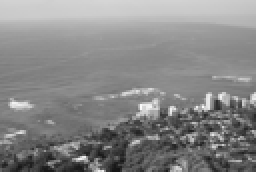
#> input picture Programming Assignments/Week 3/img1.png, 128 x 86 px (shown 2 times larger)
$ jupyter execute Lab_03_Q.ipynb   (shell and % lines are left out)
#> lines starting #> are read from the running program, lines starting #| are printed output that depends on the picture; after the words box and inside, x2 and y2 are one past the last pixel; in counts of white or black regions, pixels touching at a corner belong together
[cell 1]
import base64
import io
import imageio
from matplotlib import pyplot as plt

#changed from string input to file input for concise code

img1 = imageio.imread('./img1.png', format='PNG')
#> img1 is the input picture: shape (86, 128); min 20, max 253, mean 134.8
img2 = imageio.imread('./img2.png', format='PNG')
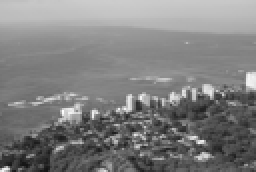
#> input picture Programming Assignments/Week 3/img2.png, 128 x 86 px (shown 2 times larger)
#> img2 is the input picture: shape (86, 128); min 20, max 254, mean 127.4
img3 = imageio.imread('./img3.png', format='PNG')
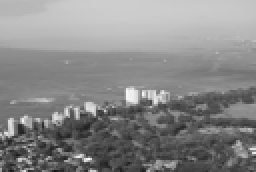
#> input picture Programming Assignments/Week 3/img3.png, 128 x 86 px (shown 2 times larger)
#> img3 is the input picture: shape (86, 128); min 22, max 255, mean 135.9

[cell 2]
# View images
f, (ax1, ax2, ax3) = plt.subplots(1, 3, figsize=(10, 10))

ax1.imshow(img1, cmap=plt.cm.gray, vmin=0, vmax=255)
ax1.set_title('img1')

ax2.imshow(img2, cmap=plt.cm.gray, vmin=0, vmax=255)
ax2.set_title('img2')

ax3.imshow(img3, cmap=plt.cm.gray, vmin=0, vmax=255)
ax3.set_title('img3')

plt.show()
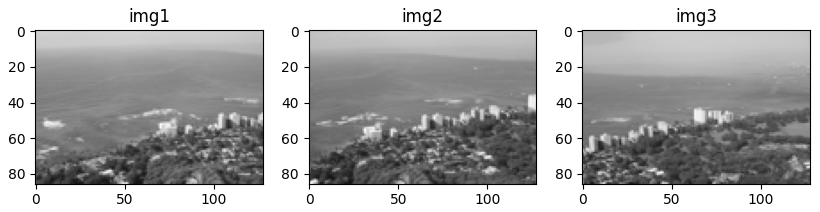
#> figure drawn by matplotlib, 3 panels

[cell 3]
# install necessary packages, use python3.7

[cell 4]
import numpy as np
from scipy.linalg import null_space
import cv2

def image_size(image):
    if image.ndim == 2:
        return image.shape
    else:
        return image.shape[:-1]


def sift(img1, img2):
    """
    Computes point correspondences between two images using sift

    Args:
        img1 (np.array): Query image
        img2 (np.array): Target image

    Returns:
        points (np.array): A 2 X num_matches X 2 array.
                           `points[0]` are keypoints in img1 and the corresponding
                            keypoints in img2 are `points[1]`
    """
    sift = cv2.xfeatures2d.SIFT_create()

    kp1, des1 = sift.detectAndCompute(img1, None)
    kp2, des2 = sift.detectAndCompute(img2, None)

    FLANN_INDEX_KDTREE = 0
    index_params = dict(algorithm=FLANN_INDEX_KDTREE, trees=5)
    search_params = dict(checks=50)

    flann = cv2.FlannBasedMatcher(index_params, search_params)

    matches = flann.knnMatch(des1, des2, k=2)

    good_matches = []
    for m, n in matches:
        if m.distance < 0.7 * n.distance:
            good_matches.append(m)

    correspondences = np.zeros((2, len(good_matches), 2))

    for i, match in enumerate(good_matches):
        correspondences[0, i, :] = np.flip(kp1[match.queryIdx].pt)
        correspondences[1, i, :] = np.flip(kp2[match.trainIdx].pt)

    return correspondences

# Lab 3
# Image Mosaicing

pip install opencv-python==3.4.2.16
pip install opencv-contrib-python==3.4.2.16

Instructions:

1. Proceed cell by cell. Each cell already has some code, but it is incomplete.
2. You are required to fill in the missing details. The places where you are expected to supply code begin and end with `# <---` and `# --->` respectively.
3. Please read the comments carefully to understand what is being asked of you.
4. All the images are inside `images/` and have already been imported.
5. For question we have provided the `sift` function for your convenience. Read its documentation to understand how to use it (`print sift.__doc__`)

[cell 5]
def find_homography(points):
    """
    Fits homography between 4 pairs of corresponding points

    Args:
        points (np.array): A 2 X 4 X 2 array.
                           `points[0]` are keypoints in img1 and the corresponding
                           keypoints in img2 are `points[1]`

    Returns:
        np.array: The homography
    """

    A = np.zeros((8, 9), dtype=np.float64)
    # Fill `A` with the correct coefficients using the values in `points`
    # <---
    A[0::2, 0:2] = points[0]
    A[1::2, 3:5] = points[0]
    A[0::2, 2] = 1
    A[1::2, 5] = 1
    A[:, -1] = -points[1].reshape(-1, order='C')
    A[0::2, 6:8] = -points[0]
    A[1::2, 6:8] = -points[0]
    A[:, 6:8] *= points[1].reshape((-1, 1), order='C')
    # --->
    try:
        # Using the `null_space` function, find the homography `H`
        # <---
        H = null_space(A).reshape((3, 3))
        # --->
    except ValueError:
        raise ValueError('Points are collinear.')
    return H

def ransac_fit(points, epsilon=10, threshold=0.8, max_attempts=50):
    """
    Computes a robust homography between a pair of point correspondences using RANSAC

    Args:
        points (np.array): A 2 X num_matches X 2 array.
                           `points[0]` are keypoints in img1 and the corresponding
                           keypoints in img2 are `points[1]`
        epsilon (float): margin of error
        threshold (float): fraction of inliers
        max_attempts (int): maximum number of iterations to run RANSAC

    Returns:
        np.array: Robust homography
    """

    num_points = points.shape[1]
    best_consensus = 0
    best_H = None
    for k in range(max_attempts):
        # Pick 4 pairs of points randomly
        # <---
        indices = np.random.choice(num_points, size=4)
        # --->
        try:
            # Use `find_homography` to find the homography fitting the above 4 pairs
            # <---
            H = find_homography(points[:, indices, :])
            # --->
        except ValueError:
            continue
        # Now map all the points in `img1` using `H`
        # <---
        estimates = H @ np.concatenate((points[0], np.ones((num_points, 1))), axis=-1).T
        estimates = estimates[:2, :] / estimates[2, :]
        # --->

        # Count the number of mapped points that are within epsilon distance of their true locations in `img2`
        # This is the consensus size.
        # <---
        consensus = np.count_nonzero(np.linalg.norm(estimates.T - points[1], axis=1) <= epsilon)
        # --->
        if consensus > threshold * num_points:
            return H
        elif consensus > best_consensus:
            best_H = H
            best_consensus = consensus
    return best_H

[cell 6]
def bilinear_interpolation(source_image, source_point):
    """
    Computes the intensity at `source_point` by bilinearly interpolating
    intensities in the immediate 2 X 2 neighborhood of the `source_point`.

    Args:
        source_image (np.array): The source image
        source_point (float, float): The source point

    Returns:
        uint8: Pixel intensity at source_point
    """
    i_s, j_s = source_point


    i = int(np.floor(i_s))
    j = int(np.floor(j_s))

    tl = i, j
    tr = i, j + 1
    bl = i + 1, j
    br = i + 1, j + 1

    del_i, del_j = i_s - i, j_s - j

    pixel_intensity = (1 - del_i) * (1 - del_j) * source_image[tl] + \
                      (1 - del_i) * del_j * source_image[tr] + \
                      del_i * (1 - del_j) * source_image[bl] + \
                      del_i * del_j * source_image[br]

    return np.uint8(pixel_intensity)

def transform(source_image, transformation, target_size=None):
    """
    Transforms `source_image` as dictated by `transformation`.

    Note that this function does T-S mapping. So, `transformation` is actually from Target to Source.

    Args:

        source_image (np.array): The source image
        transformation (np.array): 3 x 3 transformation matrix
        target_size (uint, uint): Size of the target_image

    Returns:
        np.array: Transformed image
    """
    source_rows, source_cols = image_size(source_image)

    # When no `target_size` is supplied, `target_image` will be the same size as `source_image`
    target_rows, target_cols = target_size if target_size else (source_rows, source_cols)
    target_image = np.zeros((target_rows, target_cols), dtype=np.uint8)

    # We iterate over each pixel in `target_image` and assign the appropriate intensity
    for i_t in range(target_rows):
        for j_t in range(target_cols):

            # Map each target point (`i_t`, `j_t`) through `transformation`
            # to obtain its corresponding source_point (`i_s`, `j_s`)
            i_s, j_s, v = np.array([i_t, j_t, 1]) @ transformation.T
            i_s, j_s = i_s / v, j_s / v

            # We ignore all target points whose source points lie outside the
            # source image. All these intensities remain 0.
            if 0 <= i_s < source_rows - 1 and 0 <= j_s < source_cols - 1:
                # Assign the intensity value of target_image at (i_t, j_t) using the
                # bilinear interpolation function above.
                target_image[i_t, j_t] = bilinear_interpolation(source_image, (i_s, j_s))

    return target_image

def mosaic(images, homographies):
    """
    Creates a mosaic from a list of images and their homographies

    Args:
        images ([np.array]): List of images
        homographies ([np.array]): list of 3 X 3 homographies that maps each image onto a common canvas

    Returns:
        np.array: A stitched mosaic
    """

    shape = images[0].shape
    total_width = 3 * shape[1]
    total_height = 3 * shape[0]
    # Our canvas is 9 times the size of each image
    canvas = np.zeros((total_height, total_width), dtype=np.float64)

    # num_references counts how many images contribute at each pixel
    num_references = np.zeros((total_height, total_width), dtype=np.float64)

    for image, H in zip(images, homographies):
        # Use the `transform` function to transform the current `image`.
        # Make sure that the output size is the same as that of the canvas
        # <---
        transformed_image = transform(image, H, target_size=canvas.shape)
        # --->
        # Add this `transformed_image` to the `canvas`
        # <---
        canvas += transformed_image
        # --->
        # Update `num_references` so that it accuractely reflects the pixel locations
        # the current image contributed to
        # <---
        num_references += (transformed_image != 0).astype(np.float64)
        # --->
    num_references[num_references == 0] =  1
    # Normalize the intensities in `canvas` using `num_references`
    # <---
    canvas = canvas / num_references
    # --->
    # Optionally, remove any extraeneous portions in the canvas borders
    # <---
    xs, ys = np.where(canvas != 0)
    canvas = canvas[min(xs):max(xs) + 1, min(ys):max(ys) + 1]
    # --->
    return canvas.astype(np.uint8)

[cell 7]
# Use `sift` to find point correspondences from img2, img1
# <---
correspondences_21 = sift(img2, img1)
#> in sift, `kp1, des1 = sift.detectAndCompute(img1, None)`: kp1 = 81 keypoints; strongest (x, y, size): (102, 78, 3.1), (47, 56, 2.5), (104, 45, 3.8), (69, 53, 3.2)
#> in sift, `kp2, des2 = sift.detectAndCompute(img2, None)`: kp2 = 68 keypoints; strongest (x, y, size): (41, 79, 2.3), (86, 55, 2.6), (108, 52, 3.3), (103, 53, 3.1)
#> in sift, `matches = flann.knnMatch(des1, des2, k=2)`: matches = 81 matches
#> the loop in sift, `for m, n in matches:` made 81 passes
#> after the loop in sift, `for m, n in matches:`: good_matches = 28 matches
#> the loop in sift, `for i, match in enumerate(good_matches):` made 28 passes
# --->
# Use `sift` to find point correspondences from img2, img1
# <---
correspondences_23 = sift(img2, img3)
#> in sift (call 2), `kp2, des2 = sift.detectAndCompute(img2, None)`: kp2 = 81 keypoints; strongest (x, y, size): (66, 48, 5), (45, 54, 3.7), (11, 60, 1.9), (5, 66, 3.2)
#> the loop in sift (call 2), `for m, n in matches:` made 81 passes
#> after the loop in sift (call 2), `for m, n in matches:`: good_matches = 23 matches
#> the loop in sift (call 2), `for i, match in enumerate(good_matches):` made 23 passes
# --->

# Use `ransac_fit` to find the robust homography that maps img2 to img1
# <---
H_21 = ransac_fit(correspondences_21)
#> the loop in ransac_fit, `for k in range(max_attempts):` made 1 pass
#> consensus on pass 1: 28
#> after the loop in ransac_fit, `for k in range(max_attempts):`: best_consensus = 0
#> H_21 = [[0.0228, 0.00101, -0.105], [-0.00121, 0.0216, 0.994], [3.84e-06, -9.13e-06, 0.0227]]
# --->
# Use `ransac_fit` to find the robust homography that maps img2 to img1
H_23 = ransac_fit(correspondences_23)
#> the loop in ransac_fit, `for k in range(max_attempts):` made 2 passes
#> consensus on pass 2: 23
#> after the loop in ransac_fit, `for k in range(max_attempts):`: best_consensus = 0
#> H_23 = [[0.0157, 1.86e-05, 0.0082], [0.00315, 0.014, -1], [3.73e-05, 1.83e-05, 0.00974]]
# --->
print(H_21)
#| [[ 2.28319284e-02  1.01021606e-03 -1.05261568e-01]
#|  [-1.20780334e-03  2.15744053e-02  9.93687368e-01]
#|  [ 3.83659740e-06 -9.12547052e-06  2.27197012e-02]]
print(H_23)
#| [[ 1.56517588e-02  1.85702176e-05  8.20222069e-03]
#|  [ 3.14989781e-03  1.40076833e-02 -9.99693350e-01]
#|  [ 3.73072817e-05  1.83225773e-05  9.73723472e-03]]

[cell 8]
images = [img1, img2, img3]
# Create a homography that moves img2 to center of the canvas
# <---
offset = np.array([[1, 0, -images[0].shape[0]],
                   [0, 1, -images[0].shape[1]],
                   [0, 0, 1]])
#> offset = [[1, 0, -86], [0, 1, -128], [0, 0, 1]]
# --->
# We apply offset on img1, img3 as well as their homographies were computed wrt img2
homographies = [H_21 @ offset, offset, H_23 @ offset]
#> homographies = [[[0.0228, 0.00101, -2.2], [-0.00121, 0.0216, -1.66], [3.84e-06, -9.13e-06, 0.0236]], [[1, 0, -86], [0, 1, -128], [0, 0, 1]], [[0.0157, 1.86e-05, -1.34], [0.00315, 0.014, -3.06], [3.73e-05, 1.83e-05, 0.00418]]]
# Use `mosaic` to stitch the 3 images
# <---
stitched_image = mosaic(images, homographies)
#> the loop in mosaic, `for image, H in zip(images, homographies):` made 3 passes
#> (source_rows in transform, source_cols in transform, target_rows in transform, target_cols in transform) on pass 1: (86, 128, 258, 384)
#> H on pass 2: [[1, 0, -86], [0, 1, -128], [0, 0, 1]]
#> pass 1, in mosaic, `num_references += (transformed_image != 0).astype(np.float64)`:
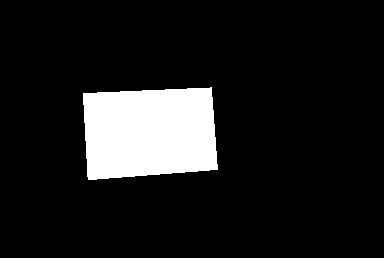
#> num_references: shape (258, 384) float64; values 0 (black) and 1 (white), 11.1% white; 1 white region, box (x1, y1, x2, y2) and area: (83, 87, 218, 180) 11031
#> pass 2, in mosaic, `transformed_image = transform(image, H, target_size=canvas.shape)`:
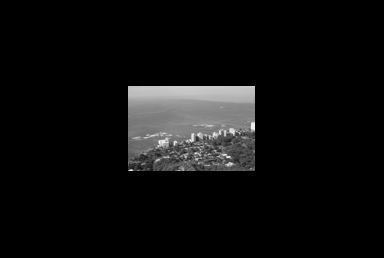
#> transformed_image: shape (258, 384); min 0, max 254, mean 13.9
#> after the loop in mosaic, `for image, H in zip(images, homographies):`:
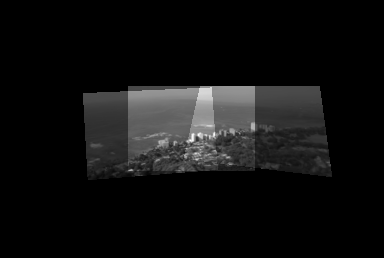
#> canvas: shape (258, 384) float64; min 0, max 687, mean 43.1; drawn with min black and max white
#> after the loop in mosaic, `for image, H in zip(images, homographies):`:
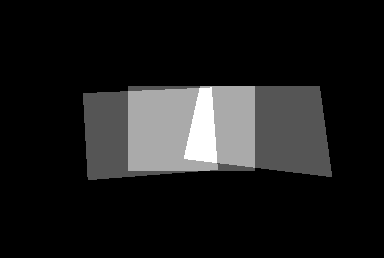
#> num_references: shape (258, 384) float64; 17.07% of pixels changed, all inside (x1, y1, x2, y2) = (128, 86, 332, 177); drawn with min black and max white
#> in mosaic, `num_references[num_references == 0] =  1`:
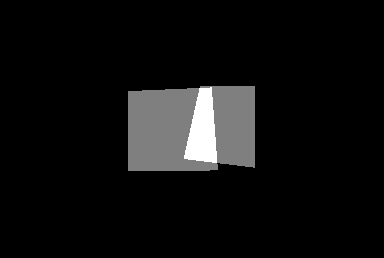
#> num_references: shape (258, 384) float64; min 1, max 3, mean 1.12; drawn with min black and max white
#> in mosaic, `canvas = canvas / num_references`:
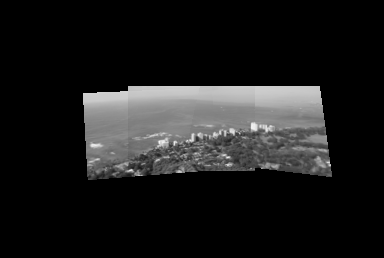
#> canvas: shape (258, 384) float64; min 0, max 247, mean 27.4
#> in mosaic, `canvas = canvas[min(xs):max(xs) + 1, min(ys):max(ys) + 1]`:
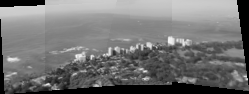
#> canvas: shape (94, 249) float64; min 0, max 247, mean 116
# --->
f, ax = plt.subplots(1, 1, figsize=(10, 10))
ax.imshow(stitched_image, cmap=plt.cm.gray, vmin=0, vmax=255)
plt.show()
